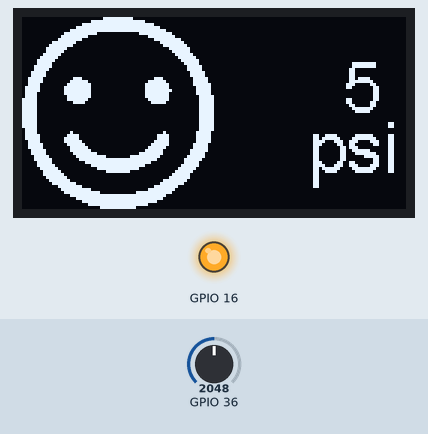
The sketch below on a simulated ESP32. Parts: 128×64 one-colour display, output pins drawn as LEDs (lit = HIGH). The test bench sets the inputs (shaded band); at power-on: GPIO 36 = 2048.

Above: at 5.3 s.
5.4 s: GPIO 36 set to 2158
At 6.1 s:
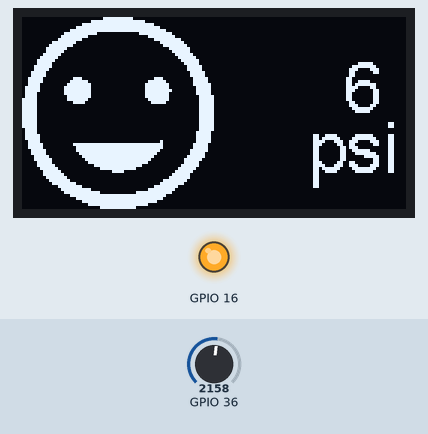
6.9 s: GPIO 36 set to 2866
At 7.3 s:
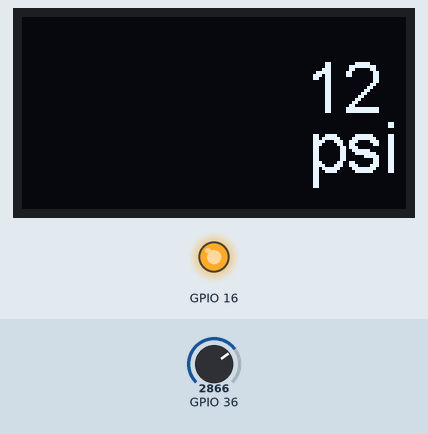
8.4 s: GPIO 36 set to 2960
At 9.6 s:
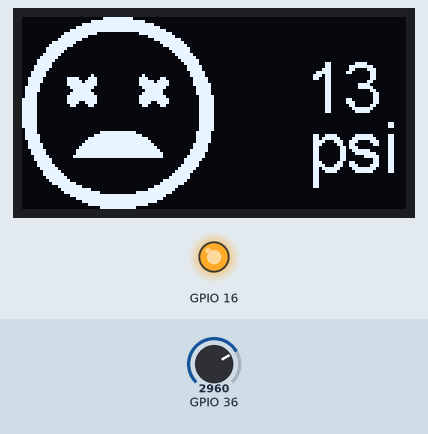
9.9 s: GPIO 36 set to 3603
At 10.9 s:
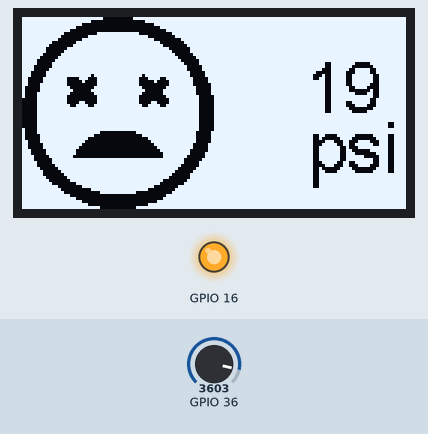
11.4 s: GPIO 36 set to 1228
At 12.1 s:
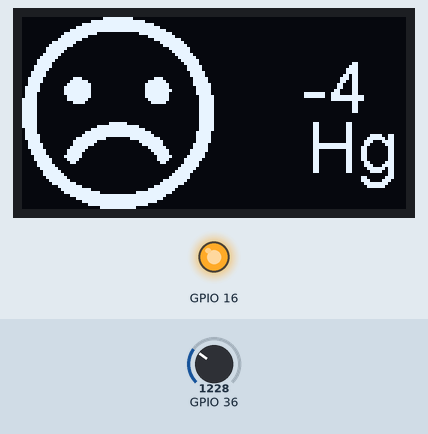
12.9 s: GPIO 36 set to 682
At 13.4 s:
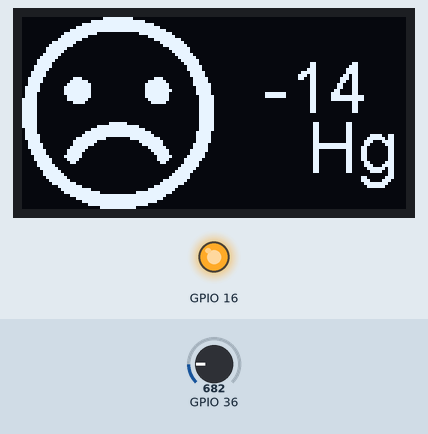
Timing chart, 0 to 15.4 s (numbered marks = the images above; inputs shaded):
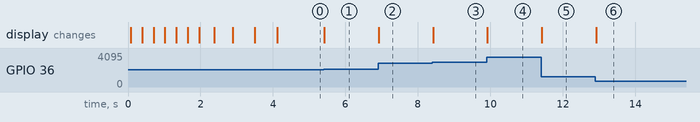

The sketch:

ESP32BoostFaces.ino
```cpp
//128*64 (double height of brz gauge)
//i2c interface
//not sure what to use wifi for (webserve it with wifi direct webpage?)

//this uses the squix ssd1306 library...it is faster and has more functions
#include "SSD1306.h" // alias for `#include "SSD1306Wire.h"
#include "SSD1306Brzo.h"
// Include the UI lib
#include "OLEDDisplayUi.h"

// Include custom images
#include "images.h"
int atmo = 0;
SSD1306  display(0x3c, 4, 15); //for the heltec with the built in oled...SSD1306  display(0x3c, D3, D5); for normal
int rBoost = 0;
bool isInverted = false;

void setup() {
  pinMode(16, OUTPUT);
  digitalWrite(16, LOW); // set GPIO16 low to reset OLED
  delay(50);
  digitalWrite(16, HIGH); // while OLED is running, must set GPIO16 to high
  //Wire.begin(4,15);

  display.init();

  display.flipScreenVertically(); //usb to the left
  // The ESP is capable of rendering 60fps in 80Mhz mode
  // but that won't give you much time for anything else
  // run it in 160Mhz mode or just set it to 30 fps
  //ui.setTargetFPS(30);
  display.setFont(ArialMT_Plain_24);
  display.setTextAlignment(TEXT_ALIGN_RIGHT);

  //show logo
  //display.drawFastImage(59, 21, splash_Logo_width, splash_Logo_height, splash_Logo_bits);
  //display.drawXbm(0,0, splash_Logo_width, splash_Logo_height, splash_Logo_bits);
  //display.display();
  //delay(2000);
  //do the gauge sweep dance
  display.drawXbm(0, 0, gauge0_width, gauge0_height, gauge0_bits);
  display.display();
  delay(300);
  display.clear();
  display.drawXbm(0, 0, gauge1_width, gauge1_height, gauge1_bits);
  display.display();
  delay(300);
  display.clear();
  display.drawXbm(0, 0, gauge2_width, gauge2_height, gauge2_bits);
  display.display();
  delay(300);
  display.clear();
  display.drawXbm(0, 0, gauge3_width, gauge3_height, gauge3_bits);
  display.display();
  delay(300);
  display.clear();
  display.drawXbm(0, 0, gauge4_width, gauge4_height, gauge4_bits);
  display.display();
  delay(300);
  display.clear();
  display.drawXbm(0, 0, gauge5_width, gauge5_height, gauge5_bits);
  display.display();
  delay(300);
  display.clear();
  display.drawXbm(0, 0, gauge4_width, gauge4_height, gauge4_bits);
  display.display();
  delay(400);
  display.clear();
  display.drawXbm(0, 0, gauge3_width, gauge3_height, gauge3_bits);
  display.display();
  delay(500);
  display.clear();
  display.drawXbm(0, 0, gauge2_width, gauge2_height, gauge2_bits);
  display.display();
  delay(600);
  display.clear();
  display.drawXbm(0, 0, gauge1_width, gauge1_height, gauge1_bits);
  display.display();
  delay(600);
  display.clear();
  display.clear();
}

//TODO: on neg reading do psi to in/Hg and display units
//TODO: do the smiley face thing

void loop() {
  //I guess this lib XOR's everything because it doesn't seem to flicker with this horribly straightforward code
  //turbo logo
  //get boost value
  int boost = getBoost() - 14;  //1 atmosphere is roughtly 14.6 psi
  String Sboost = String(boost);
  //update boost value print at 90, 10
  if (boost >= 0 ) {
    display.drawString(120, 10, Sboost);
    display.drawString(125, 30, "psi");
  }
  else {
    Sboost = String(boost * 2);
    //psi to in/Hg
    display.drawString(115, 10, Sboost);
    display.drawString(125, 30, "Hg");
  }
  //select the right xbm for the number
  if ((boost > 16) && (isInverted == false)) {
    display.invertDisplay();
    isInverted = true;
  }
  if ((boost <= 16) && (isInverted == true)) {
    display.normalDisplay();
    isInverted = false;
  }
  if (boost < 0) {
    display.drawXbm(0, 0, gauge0_width, gauge0_height, gauge0_bits);
  }
  if ((boost >= 0) && (boost < 3)) {
    display.drawXbm(0, 0, gauge0_width, gauge0_height, gauge1_bits);
  }
  if ((boost >= 3) && (boost < 6)) {
    display.drawXbm(0, 0, gauge0_width, gauge0_height, gauge2_bits);
  }
  if ((boost >= 6) && (boost < 9)) {
    display.drawXbm(0, 0, gauge0_width, gauge0_height, gauge3_bits);
  }
  if ((boost >= 9) && (boost < 12)) {
    display.drawXbm(0, 0, gauge0_width, gauge0_height, gauge4_bits);
  }
  if (boost > 12) {
    display.drawXbm(0, 0, gauge0_width, gauge0_height, gauge5_bits);
  }


  display.display();
  delay(20);
  display.clear();
}

int getBoost() {
  float rboost = analogRead(36);
  //float ResultPSI = (rboost*(.00488)/(.022)+20)/6.89 - atmo; //leave of the /6.89 for kpa
  float ResultPSI = (((rboost / 4095) + 0.04) / 0.004) * 0.145 - atmo; //by 0.145 to calc psi //4096 values on esp32
  /*rBoost = rBoost + 1 ;
    if (rBoost >= 20) {
    rBoost = 0;
    }*/
  return (ResultPSI);
}

float getOilPSI() {
  float psival = analogRead(A1);
  //Serial.print(psival);
  if (psival > 722) {
    return (0);
  }
  if (psival < 257) {
    return (110); //110 swings higher than the gauge goes which will alert the user to something being wrong
  }
  if ((psival <= 722) && (psival > 619)) { //722 = 1.42
    return 174.7 - (psival * 240) / 1000;
  }
  if ((psival <= 619) && (psival > 520)) {
    return 180.2 - (psival * 250) / 1000;
  }
  if ((psival <= 520) && (psival > 411)) {
    return 169.4 - (psival * 230) / 1000;
  }
  if ((psival <= 411) && (psival > 257)) { //257 = 100.68
    return 141.8 - (psival * 160) / 1000;
  }
}
```

Source omitted: images.h (data table, 19771 bytes)

Measured:
- the behaviour switches between 2095 and 2096 on GPIO 36 (found by bisection; images 0 and 1)
- the behaviour switches between 2886 and 2887 on GPIO 36 (found by bisection; images 2 and 3)
- after the input at 5.4 s, the display: changes at once (image 1)
- after the input at 6.9 s, the display: changes at once (image 2)
- after the input at 8.4 s, the display: changes at once (image 3)
- after the input at 9.9 s, the display: changes at once (image 4)
- after the input at 11.4 s, the display: changes at once (image 5)
- after the input at 12.9 s, the display: changes at once (image 6)
